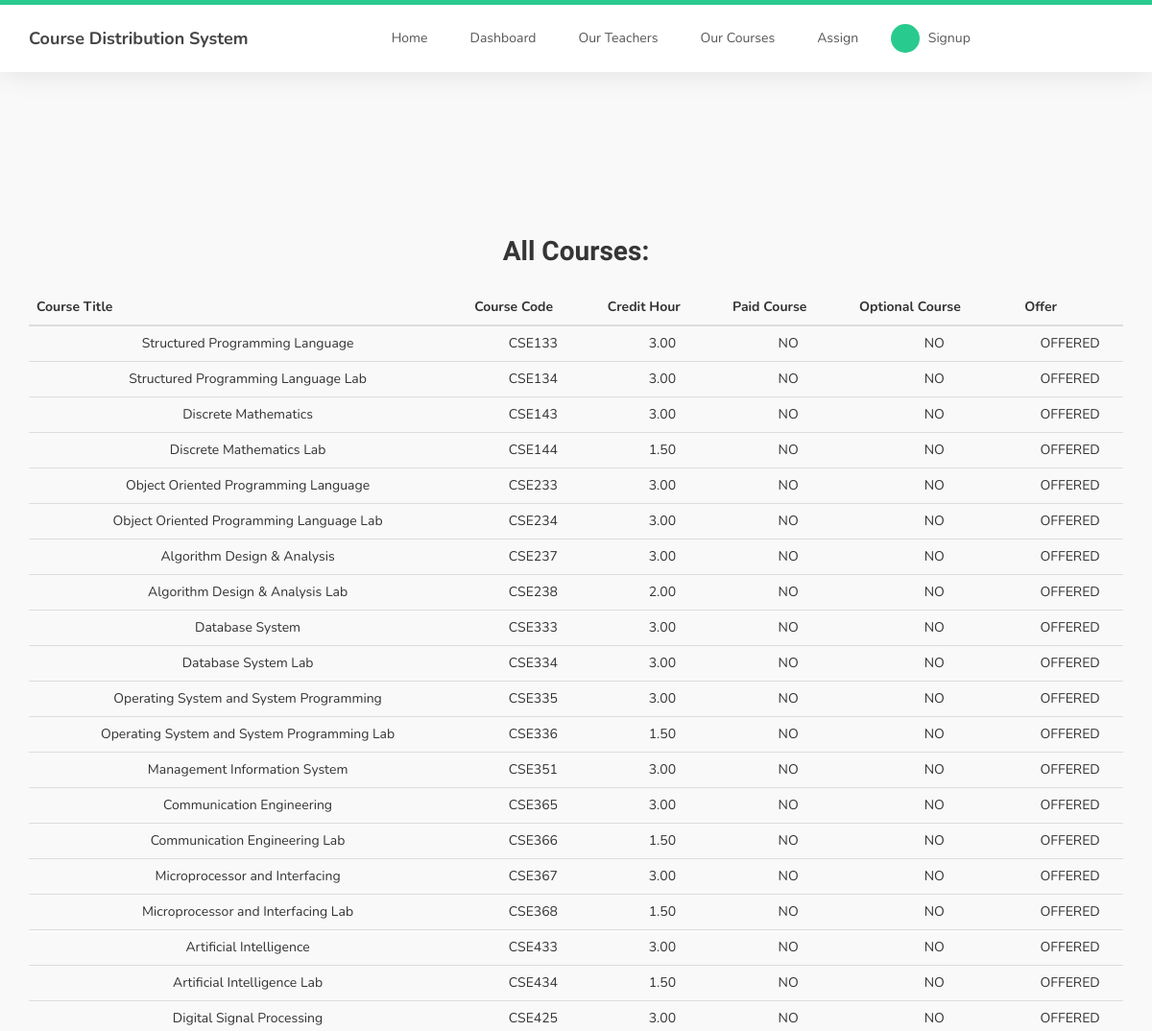
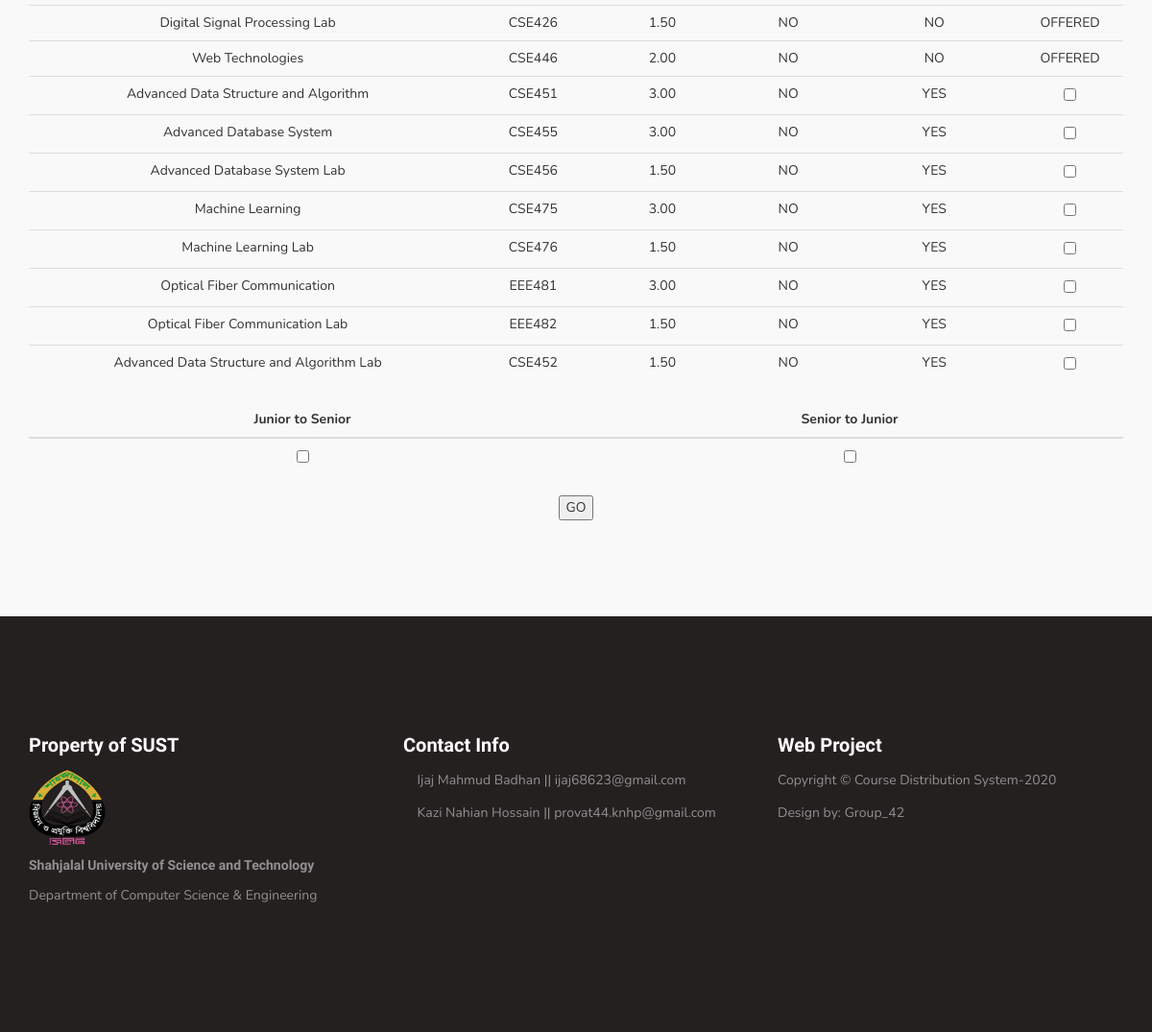
/odd/, run on the app's committed database (2 pictures, top to bottom).
### courseDist/models.py (models this page shows, shortened)
class Course(models.Model):
	title = models.CharField(max_length=100)
	code = models.CharField(max_length=10,primary_key=True)
	credit_hour = models.DecimalField(decimal_places=2,max_digits=3)
	ispaid = models.BooleanField()
	isoptional = models.BooleanField()
	year = models.PositiveIntegerField(default=1)
	semester = models.PositiveIntegerField(default=1)
	isSessional = models.BooleanField(default=False)
	isOffered = models.BooleanField(default=True)

### courseDist/views.py (the view, shortened to what this page needs)
# urls.py: path('odd/',views.odd,name="odd"),
def odd(request):
	courses = Course.objects.all()
	teachers = Teacher.objects.all()
	tl = [t for t in teachers if t.isActive]
	cl = [c for c in courses if c.semester==1]
	def f(c):
		return 10*c.year+c.semester
	cl.sort(key=f)
	context = {
		'courses' : cl
	}
	return render(request,'courseDist/odd.html',context)

### courseDist/templates/courseDist/odd.html (shortened to what this page needs)
{% extends "courseDist/base.html" %}
{% block content %}
	<section id="team">
		<div class="alert alert-{{ message.tags }}">
		</div>
		<div class="container">
		    <div class="row">
			<div class="col-md-12 col-sm-12">
				<h2>All Courses:</h2>
			    	<form method="POST">
					<table class="table">
						<thead class="thead-dark">
							<tr>
								<th>Course Title</th>
								<th>Course Code</th>
								<th>Credit Hour</th>
								<th>Paid Course</th>
								<th>Optional Course</th>
								<th>Offer</th>
							</tr>
							{% for course in courses %}
							<tr>
								<td>{{ course.title }}</td>
								<td>{{ course.code }}</td>
								<td>{{ course.credit_hour }}</td>
								{% if course.ispaid %}
									<td>YES</td>
								{% else %}
									<td>NO</td>
								{% endif %}
								{% if course.isoptional %}
									<td>YES</td>
								{% else %}
									<td>NO</td>
								{% endif %}
								{% if course.isoptional %}
									<td><input type="checkbox" name="{{course.code}}"></td>
								{% else %}
									<td>OFFERED</td>
								{% endif %}
							</tr>
							{% endfor %}
					</table>
					<table class="table">
						<thead class="thead-dark">
							<tr>
								<th scope="col"><center>Junior to Senior</center></th>
								<th scope="col"><center>Senior to Junior</center></th>
							</tr>
							<tr>
								<td><input type="checkbox" name="jun_to_sen"></td>
								<td><input type="checkbox" name="sen_to_jun"></td>
							</tr>
					</table>
					<input  type="submit"  value='GO'>
				</form>
			</div>
		    </div>
		</div>
	</section>
{% endblock content%}

### courseDist/templates/courseDist/base.html (shortened to what this page needs)
{% load static  %}
<!DOCTYPE html>
<html lang="en">
<head>
    <link rel="stylesheet" type="text/css" href="{% static  'courseDist/css/bootstrap.min.css' %}">
    <link rel="stylesheet" type="text/css" href="{% static  'courseDist/css/font-awesome.min.css' %}">
    <link rel="stylesheet" type="text/css" href="{% static  'courseDist/css/owl.carousel.css' %}">
    <link rel="stylesheet" type="text/css" href="{% static  'courseDist/css/owl.theme.default.min.css' %}">
    <link rel="stylesheet" href="{% static  'courseDist/css/templatemo-style.css' %}">
</head>
<body id="top" data-spy="scroll" data-target=".navbar-collapse" data-offset="50">
    <section class="navbar custom-navbar navbar-fixed-top" role="navigation">
        <div class="container">
            <div class="navbar-header">
                <a href="http://127.0.0.1:8000" class="navbar-brand">Course Distribution System</a>
            </div>
            <div class="collapse navbar-collapse">
                <ul class="nav navbar-nav navbar-nav-first">
                    <li><a href="http://127.0.0.1:8000" class="smoothScroll">Home</a></li>
                    <li class="nav-item dropdown">
                        <a class="nav-link dropdown-toggle smoothScroll" id="navbarDropdown" role="button"
                            data-toggle="dropdown" aria-haspopup="true" aria-expanded="false">Dashboard</a>
                    </li>
                    <li class="nav-item dropdown">
                        <a class="nav-link dropdown-toggle smoothScroll" id="navbarDropdown" role="button"
                            data-toggle="dropdown" aria-haspopup="true" aria-expanded="false">Our Teachers</a>
                    </li>
                    <li class="nav-item dropdown">
                        <a class="nav-link dropdown-toggle smoothScroll" id="navbarDropdown" role="button"
                            data-toggle="dropdown" aria-haspopup="true" aria-expanded="false">Our Courses</a>
                    </li>
                    <li class="nav-item dropdown">
                        <a class="nav-link dropdown-toggle smoothScroll" id="navbarDropdown" role="button"
                            data-toggle="dropdown" aria-haspopup="true" aria-expanded="false">Assign</a>
                    </li>
                    <ul class="nav navbar-nav navbar-right">
                        <li><a href="http://127.0.0.1:8000/register"><i class="fa fa-phone"></i> Signup</a>
                        </li>
                    </ul>
                </ul>
            </div>
        </div>
    </section>
<body>
    {% block content %}{% endblock %}
    <footer id="footer">
        <div class="container">
            <div class="row">
                <div class="col-md-4 col-sm-4">
                    <div class="footer-info">
                        <div class="section-title">
                            <h2> Property of SUST </h2>
                        </div>
                        <div class="latest-stories">
                            <div class="stories-image">
                                <a href="#"><img src="{% static  'courseDist/images/logo.png' %}" style="width:80px;
                height:80px;" class="img-responsive" alt=""></a>
                            </div>
                            <div class="stories-info">
                                <a href="https://www.sust.edu/">
                                    <h5>Shahjalal University of Science and Technology</h5>
                                </a>
                                <p>Department of Computer Science & Engineering</p>
                            </div>
                        </div>
                    </div>
                </div>
                <div class="col-md-4 col-sm-6">
                    <div class="footer-info">
                        <div class="section-title">
                            <h2>Contact Info</h2>
                        </div>
                        <div class="contact-info">
                            <div>
                                <p><i class="fa fa-phone"></i> Ijaj Mahmud Badhan || <a
                                        href="mailto:youremail.co">ijaj68623@gmail.com</a></p>
                                <p><i class="fa fa-phone"></i> Kazi Nahian Hossain || <a
                                        href="mailto:youremail.co">provat44.knhp@gmail.com </a></p>
                            </div>
                        </div>
                    </div>
                </div>
                <div class="col-md-4 col-sm-12">
                    <div class="footer-info">
                        <div class="section-title">
                            <h2>Web Project</h2>
                        </div>
                        <div class="copyright-text">
                            <p>Copyright &copy; Course Distribution System-2020</p>
                            <p>Design by: Group_42</p>
                        </div>
                    </div>
                </div>
            </div>
        </div>
    </footer>
</body>
</html>

### data on the page
Course: title "Structured Programming Language", code "CSE133", credit_hour "3.00", ispaid "NO", isoptional "NO"
Course: title "Structured Programming Language Lab", code "CSE134", credit_hour "3.00", ispaid "NO", isoptional "NO"
Course: title "Discrete Mathematics", code "CSE143", credit_hour "3.00", ispaid "NO", isoptional "NO"
Course: title "Discrete Mathematics Lab", code "CSE144", credit_hour "1.50", ispaid "NO", isoptional "NO"
Course: title "Object Oriented Programming Language", code "CSE233", credit_hour "3.00", ispaid "NO", isoptional "NO"
Course: title "Object Oriented Programming Language Lab", code "CSE234", credit_hour "3.00", ispaid "NO", isoptional "NO"
Course: title "Algorithm Design & Analysis", code "CSE237", credit_hour "3.00", ispaid "NO", isoptional "NO"
Course: title "Algorithm Design & Analysis Lab", code "CSE238", credit_hour "2.00", ispaid "NO", isoptional "NO"
Course: title "Database System", code "CSE333", credit_hour "3.00", ispaid "NO", isoptional "NO"
Course: title "Database System Lab", code "CSE334", credit_hour "3.00", ispaid "NO", isoptional "NO"
Course: title "Operating System and System Programming", code "CSE335", credit_hour "3.00", ispaid "NO", isoptional "NO"
Course: title "Operating System and System Programming Lab", code "CSE336", credit_hour "1.50", ispaid "NO", isoptional "NO"
Course: title "Management Information System", code "CSE351", credit_hour "3.00", ispaid "NO", isoptional "NO"
Course: title "Communication Engineering", code "CSE365", credit_hour "3.00", ispaid "NO", isoptional "NO"
Course: title "Communication Engineering Lab", code "CSE366", credit_hour "1.50", ispaid "NO", isoptional "NO"
Course: title "Microprocessor and Interfacing", code "CSE367", credit_hour "3.00", ispaid "NO", isoptional "NO"
Course: title "Microprocessor and Interfacing Lab", code "CSE368", credit_hour "1.50", ispaid "NO", isoptional "NO"
Course: title "Artificial Intelligence", code "CSE433", credit_hour "3.00", ispaid "NO", isoptional "NO"
Course: title "Artificial Intelligence Lab", code "CSE434", credit_hour "1.50", ispaid "NO", isoptional "NO"
Course: title "Digital Signal Processing", code "CSE425", credit_hour "3.00", ispaid "NO", isoptional "NO"
Course: title "Digital Signal Processing Lab", code "CSE426", credit_hour "1.50", ispaid "NO", isoptional "NO"
Course: title "Web Technologies", code "CSE446", credit_hour "2.00", ispaid "NO", isoptional "NO"
Course: title "Advanced Data Structure and Algorithm", code "CSE451", credit_hour "3.00", ispaid "NO", isoptional "YES"
Course: title "Advanced Database System", code "CSE455", credit_hour "3.00", ispaid "NO", isoptional "YES"
Course: title "Advanced Database System Lab", code "CSE456", credit_hour "1.50", ispaid "NO", isoptional "YES"
Course: title "Machine Learning", code "CSE475", credit_hour "3.00", ispaid "NO", isoptional "YES"
Course: title "Machine Learning Lab", code "CSE476", credit_hour "1.50", ispaid "NO", isoptional "YES"
Course: title "Optical Fiber Communication", code "EEE481", credit_hour "3.00", ispaid "NO", isoptional "YES"
Course: title "Optical Fiber Communication Lab", code "EEE482", credit_hour "1.50", ispaid "NO", isoptional "YES"
Course: title "Advanced Data Structure and Algorithm Lab", code "CSE452", credit_hour "1.50", ispaid "NO", isoptional "YES"
